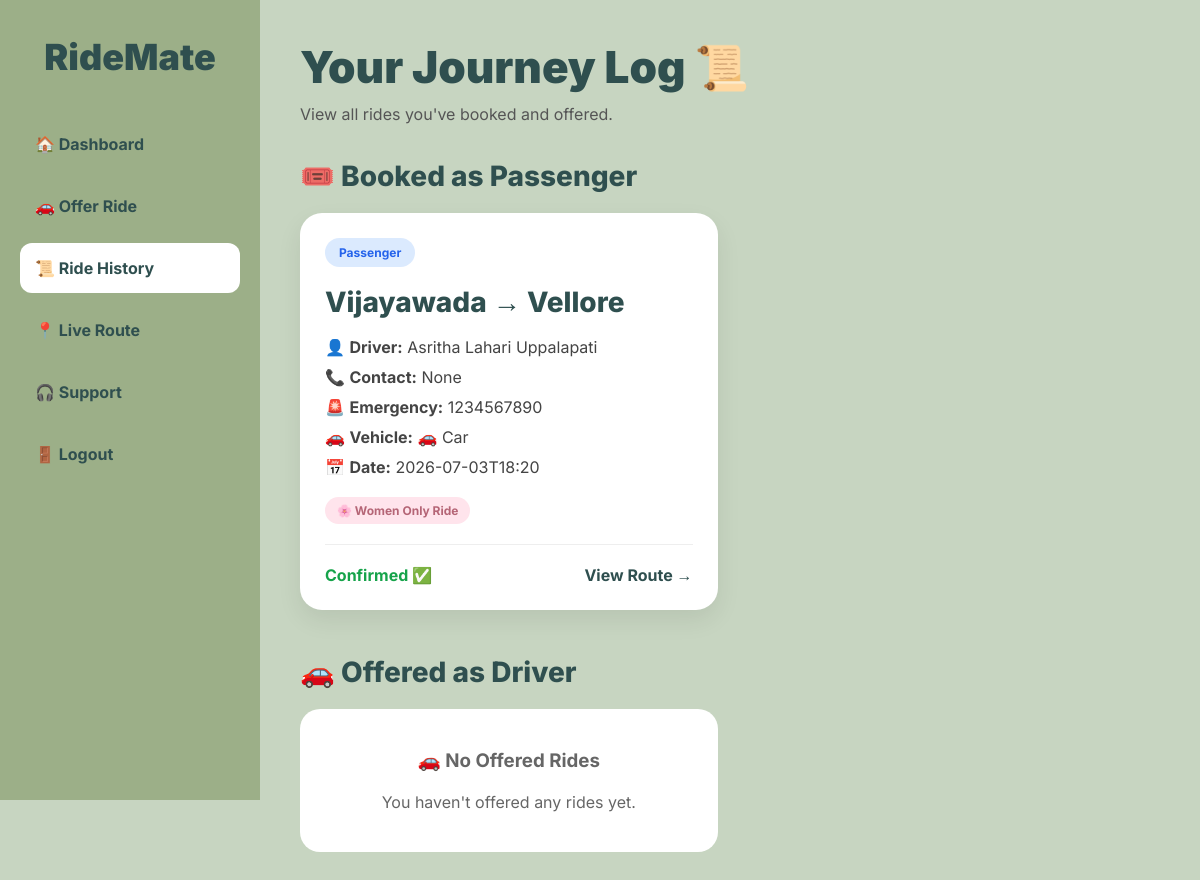
Screenshot of /ride_history (signed in) with the database file from the repository.
### models.py (models this page shows)
class Ride(db.Model):
    __tablename__ = "rides"
    id = db.Column(db.Integer, primary_key=True)
    driver_id = db.Column(db.Integer, db.ForeignKey("users.id"), nullable=False)
    vehicle_type = db.Column(db.String(50))
    route_from = db.Column(db.String(120))
    route_to = db.Column(db.String(120))
    departure_time = db.Column(db.String(50))
    seats_available = db.Column(db.Integer)
    women_only = db.Column(db.Boolean, default=False)
    helmet_status = db.Column(db.String(50))
    status = db.Column(db.String(20), default="Upcoming")
    created_at = db.Column(db.DateTime, default=datetime.utcnow)
    bookings = db.relationship(
        "Booking",
        backref="ride",
        lazy=True,
        cascade="all, delete"
    )
    locations = db.relationship(
        "RideLocation",
        backref="ride",
        lazy=True
    )

class User(db.Model):
    __tablename__ = "users"
    id = db.Column(db.Integer, primary_key=True)
    name = db.Column(db.String(100), nullable=False)
    email = db.Column(db.String(120), unique=True, nullable=False)
    password = db.Column(db.String(255), nullable=False)
    gender = db.Column(db.String(20))
    contact = db.Column(db.String(20))
    emergency_contact = db.Column(db.String(20))
    created_at = db.Column(db.DateTime, default=datetime.utcnow)
    rides = db.relationship("Ride", backref="driver", lazy=True)
    bookings = db.relationship("Booking", backref="passenger", lazy=True)
    tickets = db.relationship("SupportTicket", backref="user", lazy=True)
    notifications = db.relationship("Notification", backref="user", lazy=True)

### app.py (the view, shortened to what this page needs)
@app.route("/ride_history")
def ride_history():
    if "user_id" not in session:
        return redirect("/login")
    offered = Ride.query.filter_by(
        driver_id=session["user_id"]
    ).all()
    booked = (
        db.session.query(
            Ride,
            User,
            Booking.id
        )
        .join(
            Booking,
            Booking.ride_id == Ride.id
        )
        .join(
            User,
            Ride.driver_id == User.id
        )
        .filter(
            Booking.passenger_id == session["user_id"]
        )
        .all()
    )
    passenger_map = {}
    return render_template(
        "ride_history.html",
        booked_rides=booked,
        offered_rides=offered,
        passenger_map=passenger_map
    )

### templates/ride_history.html (shortened to what this page needs)
<!DOCTYPE html>
<html lang="en">
<head>
</head>
<body>
<div class="sidebar">
<div class="logo">
RideMate
</div>
<a href="/dashboard">
🏠 Dashboard
</a>
<a href="/offer_ride">
🚗 Offer Ride
</a>
<a href="/ride_history" class="active">
📜 Ride History
</a>
<a href="/ride_route">
📍 Live Route
</a>
<a href="/support">
🎧 Support
</a>
<a href="/logout">
🚪 Logout
</a>
</div>
<div class="content">
<h1 class="title">
Your Journey Log 📜
</h1>
<p class="subtitle">
View all rides you've booked and offered.
</p>
<h2 class="section-title">
🎟️ Booked as Passenger
</h2>
<div class="cards">
{% for ride, driver, booking in booked_rides %}
<div class="card">
    <span class="badge passenger">
        Passenger
    </span>
    <div class="route">
        {{ ride.route_from }}
        →
        {{ ride.route_to }}
    </div>
    <div class="info">
        👤 <b>Driver:</b>
        {{ driver.name }}
    </div>
    {% if booking %}
    <div class="info">
        📞 <b>Contact:</b>
        {{ driver.contact }}
    </div>
    <div class="info">
        🚨 <b>Emergency:</b>
        {{ driver.emergency_contact }}
    </div>
    {% else %}
    <div class="info" style="color:#ef4444;">
        🔒 Driver contact is available after booking.
    </div>
    {% endif %}
    <div class="info">
        🚗 <b>Vehicle:</b>
        {{ ride.vehicle_type }}
    </div>
    <div class="info">
        📅 <b>Date:</b>
        {{ ride.departure_time }}
    </div>
    {% if ride.women_only %}
    <div class="women">
        🌸 Women Only Ride
    </div>
    {% endif %}
    <hr class="divider">
    <div class="action-row">
        <span class="confirmed">
            Confirmed ✅
        </span>
        <a
        href="/live_tracking/{{ ride.id }}"
        class="route-btn">
            View Route →
        </a>
    </div>
</div>
{% endfor %}
</div>
<h2 class="section-title">
🚗 Offered as Driver
</h2>
<div class="cards">
{% for ride in offered_rides %}
<div class="card">
<span class="badge driver">
Driver
</span>
<div class="route">
{{ ride.route_from }}
→
{{ ride.route_to }}
</div>
<div class="info">
🚗 <b>Vehicle:</b>
{{ ride.vehicle_type }}
</div>
<div class="info">
📅 <b>Date:</b>
{{ ride.departure_time }}
</div>
<div class="info">
💺 <b>Seats Left:</b>
{{ ride.seats_available }}
</div>
<hr class="divider">
<h3 style="color:var(--primary);margin-bottom:15px;">
👥 Booked Passengers
</h3>
{% if passenger_map[ride.id] %}
    {% for passenger in passenger_map[ride.id] %}
    <div class="passenger-box">
        <div style="font-size:17px;font-weight:700;">
            👤 {{ passenger.name }}
        </div>
        <div style="margin-top:8px;">
            📞 <b>Contact:</b>
            {{ passenger.contact }}
        </div>
        {% if passenger.emergency_contact %}
        <div style="margin-top:6px;">
            🚨 <b>Emergency:</b>
            {{ passenger.emergency_contact }}
        </div>
        {% endif %}
    </div>
    {% endfor %}
{% else %}
<div class="empty" style="padding:20px;">
    No passengers have booked this ride yet.
</div>
{% endif %}
{% if ride.women_only %}
<div class="women">
🌸 Women Only Ride
</div>
{% endif %}
{% if ride.status != "Completed" %}
<form
action="/cancel_ride/{{ ride.id }}"
method="POST">
<button
class="cancel-btn"
type="submit"
onclick="return confirm('Are you sure you want to cancel this ride?');">
❌ Cancel Ride
</button>
</form>
{% else %}
<div style="
margin-top:20px;
padding:12px;
background:#dcfce7;
color:#166534;
border-radius:10px;
font-weight:700;
text-align:center;">
✅ Ride Completed
</div>
{% endif %}
</div>
{% else %}
<div class="empty">
<h3>
🚗 No Offered Rides
</h3>
<br>
<p>
You haven't offered any rides yet.
</p>
</div>
{% endfor %}
</div>
</div>
</body>
</html>

### templates/ride_history.html (style rules this page uses)
:root { --primary:#2f4f4f; --secondary:#9caf88; --background:#c7d5c1; --card:#ffffff; --shadow:rgba(0,0,0,.08); --blue:#2563eb; --green:#16a34a; --red:#ef4444; --pink:#b56576; }
* { margin:0; padding:0; box-sizing:border-box; font-family:'Inter',sans-serif; }
body { background:var(--background); display:flex; min-height:100vh; }
.sidebar { position:fixed; left:0; top:0; width:260px; height:100vh; background:var(--secondary); padding:35px 20px; }
.logo { text-align:center; font-size:36px; font-weight:900; color:var(--primary); margin-bottom:40px; }
.sidebar a { display:block; text-decoration:none; color:var(--primary); font-weight:700; padding:15px; border-radius:12px; margin-bottom:12px; transition:.3s; }
.active { background:white; }
.content { margin-left:260px; width:calc(100% - 260px); padding:40px; }
.title { font-size:44px; font-weight:900; color:var(--primary); margin-bottom:10px; }
.subtitle { color:#555; margin-bottom:35px; }
.section-title { font-size:28px; color:var(--primary); margin-bottom:20px; font-weight:800; }
.cards { display:grid; grid-template-columns:repeat(auto-fill,minmax(360px,1fr)); gap:25px; margin-bottom:45px; }
.card { background:var(--card); border-radius:22px; padding:25px; box-shadow:0 10px 25px var(--shadow); transition:.3s; }
.badge { display:inline-block; padding:7px 14px; border-radius:20px; font-size:12px; font-weight:700; }
.passenger { background:#dbeafe; color:var(--blue); }
.route { font-size:28px; font-weight:800; color:var(--primary); margin:18px 0; }
.info { margin:10px 0; color:#444; font-size:16px; }
.divider { border:none; border-top:1px solid #eee; margin:20px 0; }
.action-row { display:flex; justify-content:space-between; align-items:center; }
.route-btn { text-decoration:none; color:var(--primary); font-weight:700; }
.confirmed { color:var(--green); font-weight:700; }
.women { display:inline-block; margin-top:10px; background:#ffe4ec; color:var(--pink); padding:6px 12px; border-radius:20px; font-size:12px; font-weight:bold; }
.empty { background:white; padding:40px; border-radius:20px; text-align:center; color:#666; }

### rows the page displays
Ride: route_from "Vijayawada", route_to "Vellore", name "Asritha Lahari Uppalapati", contact "None", emergency_contact "1234567890", vehicle_type "🚗 Car", departure_time "2026-07-03T18:20", women_only "🌸 Women Only Ride"
